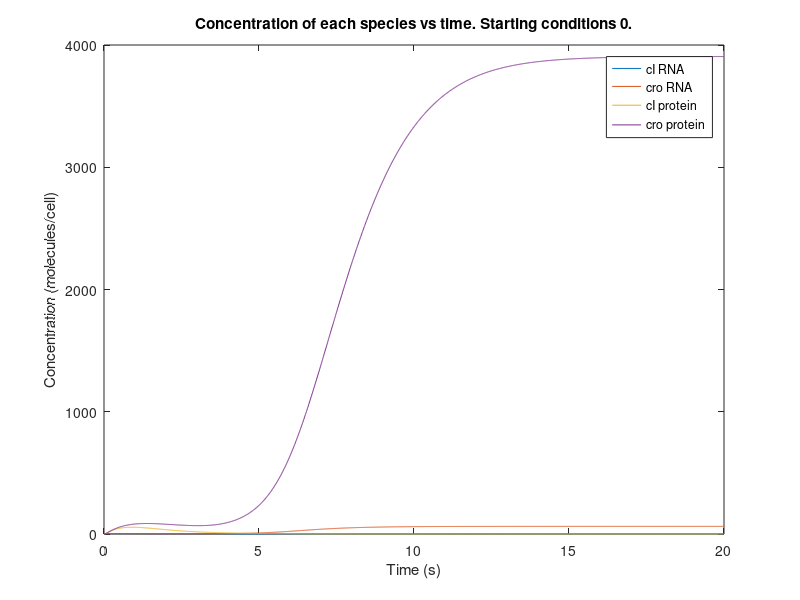
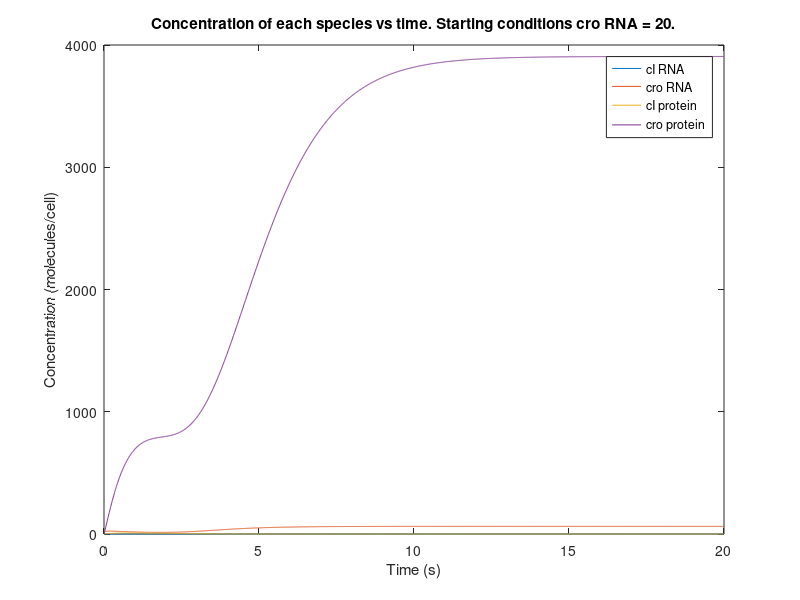
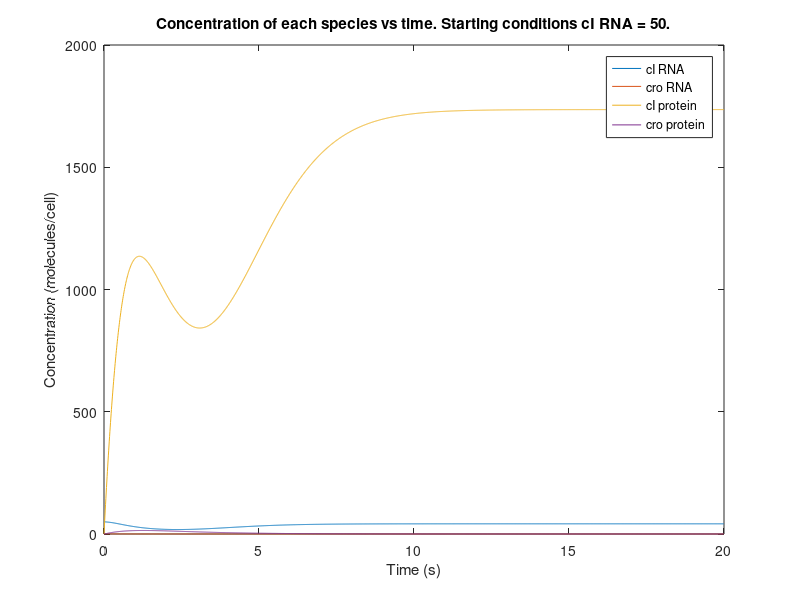

Recreate these plots in MATLAB, in order.
totaltime = 20;
deltat = 0.01;
numsteps = totaltime/deltat;
t = zeros(numsteps, 1);
cIrna = zeros(numsteps,1);
crorna = zeros(numsteps,1);
cIprot = zeros(numsteps,1);
croprot = zeros(numsteps,1);

for (i=1:numsteps-1)
    dcIprot_dt = (50*cIrna(i)) - (1.2*cIprot(i));
    dcIrna_dt = 50*(1-((croprot(i)^2)/(10+croprot(i)^2))) - (1.2*cIrna(i));
    dcroprot_dt = (50*crorna(i)) - (0.8*croprot(i));
    dcrorna_dt = 50*(1-((cIprot(i)^2)/(10+cIprot(i)^2))) - (0.8*crorna(i));
    
    cIrna(i+1) = cIrna(i) + dcIrna_dt*deltat;
    crorna(i+1) = crorna(i) + dcrorna_dt*deltat;
    cIprot(i+1) = cIprot(i) + dcIprot_dt*deltat;
    croprot(i+1) = croprot(i) + dcroprot_dt*deltat;
    
    t(i+1) = t(i) + deltat;
end
figure(1)
plot(t,cIrna, 'DisplayName','cI RNA')
hold on
plot(t, crorna, 'DisplayName', 'cro RNA')
plot(t, cIprot, 'DisplayName', 'cI protein')
plot(t, croprot, 'DisplayName', 'cro protein')
legend()
xlabel('Time (s)')
ylabel('Concentration (molecules/cell)')
title('Concentration of each species vs time. Starting conditions 0.')
hold off

cIrna = zeros(numsteps,1);
crorna = zeros(numsteps,1);
cIprot = zeros(numsteps,1);
croprot = zeros(numsteps,1);

crorna(1) = 20;

for (i=1:numsteps-1)
    dcIprot_dt = (50*cIrna(i)) - (1.2*cIprot(i));
    dcIrna_dt = 50*(1-((croprot(i)^2)/(10+croprot(i)^2))) - (1.2*cIrna(i));
    dcroprot_dt = (50*crorna(i)) - (0.8*croprot(i));
    dcrorna_dt = 50*(1-((cIprot(i)^2)/(10+cIprot(i)^2))) - (0.8*crorna(i));
    
    cIrna(i+1) = cIrna(i) + dcIrna_dt*deltat;
    crorna(i+1) = crorna(i) + dcrorna_dt*deltat;
    cIprot(i+1) = cIprot(i) + dcIprot_dt*deltat;
    croprot(i+1) = croprot(i) + dcroprot_dt*deltat;
    
    t(i+1) = t(i) + deltat;
end
figure(2)
plot(t,cIrna, 'DisplayName','cI RNA')
hold on
plot(t, crorna, 'DisplayName', 'cro RNA')
plot(t, cIprot, 'DisplayName', 'cI protein')
plot(t, croprot, 'DisplayName', 'cro protein')
legend()
xlabel('Time (s)')
ylabel('Concentration (molecules/cell)')
title('Concentration of each species vs time. Starting conditions cro RNA = 20.')
hold off

cIrna = zeros(numsteps,1);
crorna = zeros(numsteps,1);
cIprot = zeros(numsteps,1);
croprot = zeros(numsteps,1);

cIrna(1) = 50;

for (i=1:numsteps-1)
    dcIprot_dt = (50*cIrna(i)) - (1.2*cIprot(i));
    dcIrna_dt = 50*(1-((croprot(i)^2)/(10^2+croprot(i)^2))) - (1.2*cIrna(i));
    dcroprot_dt = (50*crorna(i)) - (0.8*croprot(i));
    dcrorna_dt = 50*(1-((cIprot(i)^2)/(10^2+cIprot(i)^2))) - (0.8*crorna(i));
    
    cIrna(i+1) = cIrna(i) + dcIrna_dt*deltat;
    crorna(i+1) = crorna(i) + dcrorna_dt*deltat;
    cIprot(i+1) = cIprot(i) + dcIprot_dt*deltat;
    croprot(i+1) = croprot(i) + dcroprot_dt*deltat;
    
    t(i+1) = t(i) + deltat;
end
figure(3)
plot(t,cIrna, 'DisplayName','cI RNA')
hold on
plot(t, crorna, 'DisplayName', 'cro RNA')
plot(t, cIprot, 'DisplayName', 'cI protein')
plot(t, croprot, 'DisplayName', 'cro protein')
legend()
xlabel('Time (s)')
ylabel('Concentration (molecules/cell)')
title('Concentration of each species vs time. Starting conditions cI RNA = 50.')
hold off
